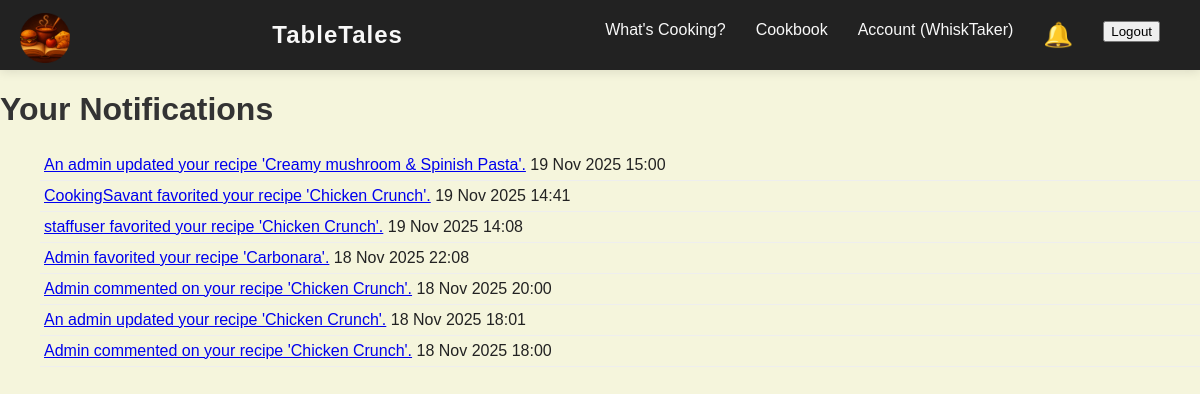
Page /notifications/ (signed in) on the earlier database version.
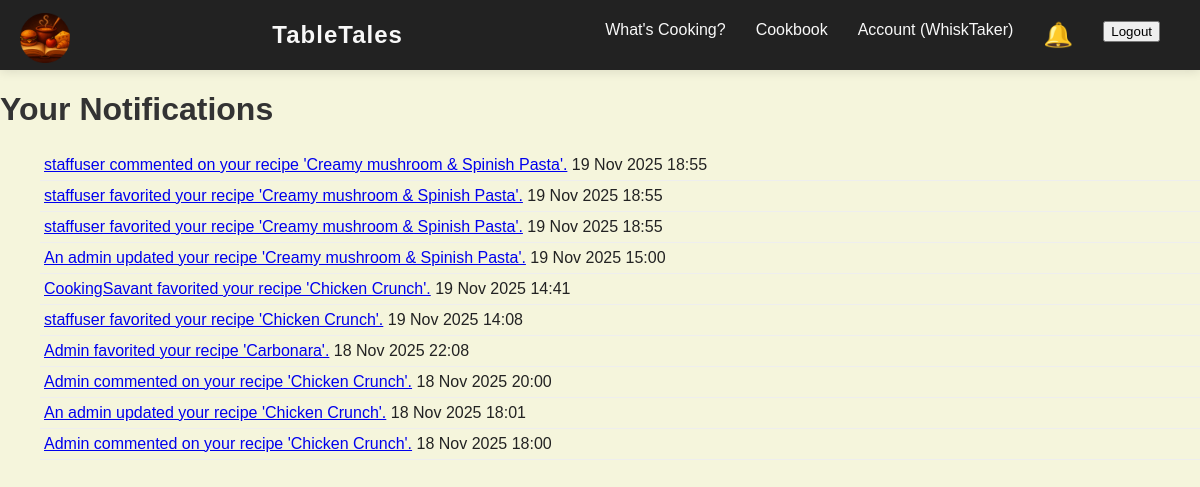
Same page on the later database version.
### tabletales/models.py (models this page shows, shortened)
class Notification(models.Model):
    user = models.ForeignKey(User, on_delete=models.CASCADE, related_name="notifications")
    message = models.CharField(max_length=255)
    link = models.CharField(max_length=255, blank=True)  # link to recipe page
    created_at = models.DateTimeField(auto_now_add=True)
    read = models.BooleanField(default=False)

### tabletales/views.py (the view)
# urls.py: path('notifications/', views.notifications_page, name='notifications'),
@login_required
def notifications_page(request):
    notifications = Notification.objects.filter(
        user=request.user
    ).order_by('-created_at')
    notifications.filter(read=False).update(read=True)
    return render(request, 'notifications.html', {
        'notifications': notifications
    })

### tabletales/context_processors.py (called while the page is built)
def notification_counts(request):
    if request.user.is_authenticated:
        unread_count = Notification.objects.filter(user=request.user, read=False).count()
        unread_notifications = Notification.objects.filter(user=request.user, read=False).order_by('-created_at')[:5]
    else:
        unread_count = 0
        unread_notifications = []
    return {
        "unread_count": unread_count,
        "unread_notifications": unread_notifications,
    }

### tabletales/templates/notifications.html
{% extends "base.html" %}
{% block content %}
<div class="notifications-page">
    <h1>Your Notifications</h1>
    {% if notifications %}
        <ul class="notification-list">
            {% for note in notifications %}
                <li class="notification-item">
                    <a href="{{ note.link }}">{{ note.message }}</a>
                    <span class="note-date">{{ note.created_at|date:"d M Y H:i" }}</span>
                </li>
            {% endfor %}
        </ul>
    {% else %}
        <p>You have no notifications.</p>
    {% endif %}
</div>
{% endblock %}

### tabletales/templates/base.html (shortened to what this page needs)
<!DOCTYPE html>
<html lang="en">
{% load static %}
<head>
    <link rel="stylesheet" href="{% static 'css/style.css' %}">
</head>
<body>
    <nav class="navbar">
        <div class="nav-left">
            <a href="/" class="logo-link">
                <img src="{% static 'images/logo.png' %}" alt="TableTales Logo" class="nav-logo">
            </a>
        </div>
        <div class="logo">TableTales</div>
        <ul id="nav-links" class="nav-links">
            <li><a href="{% url 'recipe_list' %}">What's Cooking?</a></li>
            <li><a href="{% url 'cookbook' %}">Cookbook</a></li>
            {% if user.is_authenticated %}
                <li><a href="{% url 'account' %}">Account ({{ user.username }})</a></li>
                <li class="notification-wrapper">
                    <a href="{% url 'notifications' %}" class="notification-bell" style="font-size:24px; text-decoration:none;">
                        🔔
                    </a>
                </li>
                <li>
                    <form action="{% url 'logout' %}" method="post" style="display:inline;">
                        <button type="submit" class="logout-btn">Logout</button>
                    </form>
                </li>
            {% endif %}
        </ul>
    </nav>
    {% block content %}
    {% endblock %}
</body>
</html>

### tabletales/static/css/style.css (style rules this page uses)
body { margin: 0; font-family: "Poppins", sans-serif; background-color: #F5F5DC; color: #333; }
.navbar { display: flex; justify-content: space-between; align-items: center; background-color: #222; padding: 15px 40px; box-shadow: 0 2px 10px rgba(0, 0, 0, 0.1); height: 40px; overflow: visible; }
.logo { color: #f8f8f8; font-size: 24px; font-weight: 600; letter-spacing: 1px; }
.nav-logo { height: 50px; width: auto; object-fit: contain; margin-top: 10px; margin-left: -20px; }
.nav-links { list-style: none; display: flex; gap: 30px; margin: 0; padding: 0; }
.nav-links li a { text-decoration: none; color: #f8f8f8; font-weight: 500; font-size: 16px; transition: color 0.3s ease; }
.notification-wrapper { position: relative; }
.notification-bell { position: relative; display: inline-block; font-size: 20px; }
.notification-item { display: block; padding: 6px 4px; text-decoration: none; color: #222; border-bottom: 1px solid #eee; }

Differences in the rows shown:
added Notification: message "staffuser commented on your recipe 'Creamy mushroom & Spinish Pasta'.", created_at "19 Nov 2025 18:55"
added Notification: message "staffuser favorited your recipe 'Creamy mushroom & Spinish Pasta'.", created_at "19 Nov 2025 18:55"
added Notification: message "staffuser favorited your recipe 'Creamy mushroom & Spinish Pasta'.", created_at "19 Nov 2025 18:55"
